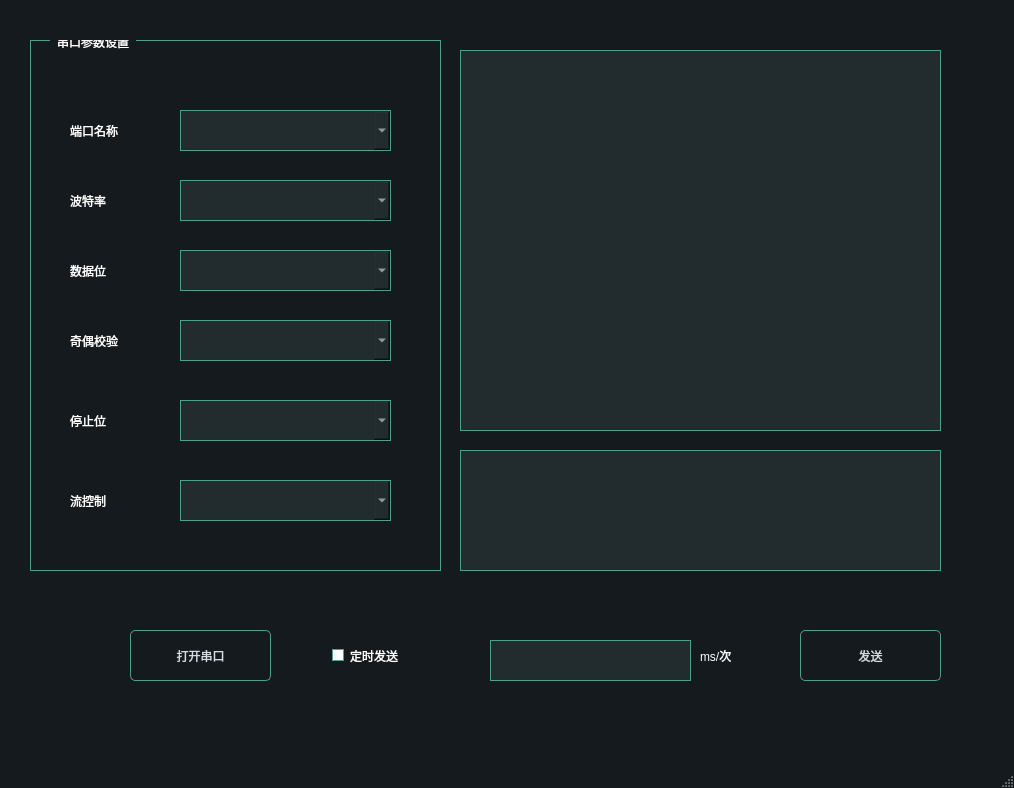
<?xml version="1.0" encoding="UTF-8"?>
<ui version="4.0">
 <class>MainWindow</class>
 <widget class="QMainWindow" name="MainWindow">
  <property name="geometry">
   <rect>
    <x>0</x>
    <y>0</y>
    <width>1014</width>
    <height>788</height>
   </rect>
  </property>
  <property name="windowTitle">
   <string>黄强老师的串口工具</string>
  </property>
  <property name="styleSheet">
   <string notr="true">/*
qss美化 - 黄强老师
*/
QWidget
{  
	font:  16pt &quot;Microsoft YaHei&quot;;
     color:  #ffffff;
}

QLabel {
	
}

QGroupBox {
    border-width: 1px;
	border-style: solid;
	border-color: #4fa08b;   

}

QGroupBox::title {
 
    subcontrol-origin: margin;
    left:20px;
    padding: -10px 5px 0px 5px;
}

QMainWindow {
	background-color:#151a1e;
}
QCalendar {
	background-color: #151a1e;
}
QTextEdit {
	border-width: 1px;
	border-style: solid;
	border-color: #4fa08b;
	background-color: #222b2e;
	color: #d3dae3;
}
QPlainTextEdit {
    font:  10pt &quot;Microsoft YaHei&quot;;
	border-width: 1px;
	border-style: solid;
	border-color: #4fa08b;
	background-color: #222b2e;
	color: #d3dae3;
}
QToolButton {
	border-style: solid;
	border-top-color: qlineargradient(spread:pad, x1:0.5, y1:1, x2:0.5, y2:0, stop:0 rgb(215, 215, 215), stop:1 rgb(222, 222, 222));
	border-right-color: qlineargradient(spread:pad, x1:0, y1:0.5, x2:1, y2:0.5, stop:0 rgb(217, 217, 217), stop:1 rgb(227, 227, 227));
	border-left-color: qlineargradient(spread:pad, x1:0, y1:0.5, x2:1, y2:0.5, stop:0 rgb(227, 227, 227), stop:1 rgb(217, 217, 217));
	border-bottom-color: qlineargradient(spread:pad, x1:0.5, y1:1, x2:0.5, y2:0, stop:0 rgb(215, 215, 215), stop:1 rgb(222, 222, 222));
	border-width: 1px;
	border-radius: 5px;
	color: #d3dae3;
	padding: 2px;
	background-color: rgb(255,255,255);
}
QToolButton:hover{
	border-style: solid;
	border-top-color: qlineargradient(spread:pad, x1:0.5, y1:1, x2:0.5, y2:0, stop:0 rgb(195, 195, 195), stop:1 rgb(222, 222, 222));
	border-right-color: qlineargradient(spread:pad, x1:0, y1:0.5, x2:1, y2:0.5, stop:0 rgb(197, 197, 197), stop:1 rgb(227, 227, 227));
	border-left-color: qlineargradient(spread:pad, x1:0, y1:0.5, x2:1, y2:0.5, stop:0 rgb(227, 227, 227), stop:1 rgb(197, 197, 197));
	border-bottom-color: qlineargradient(spread:pad, x1:0.5, y1:1, x2:0.5, y2:0, stop:0 rgb(195, 195, 195), stop:1 rgb(222, 222, 222));
	border-width: 1px;
	border-radius: 5px;
	color: rgb(0,0,0);
	padding: 2px;
	background-color: rgb(255,255,255);
}
QToolButton:pressed{
	border-style: solid;
	border-top-color: qlineargradient(spread:pad, x1:0.5, y1:1, x2:0.5, y2:0, stop:0 rgb(215, 215, 215), stop:1 rgb(222, 222, 222));
	border-right-color: qlineargradient(spread:pad, x1:0, y1:0.5, x2:1, y2:0.5, stop:0 rgb(217, 217, 217), stop:1 rgb(227, 227, 227));
	border-left-color: qlineargradient(spread:pad, x1:0, y1:0.5, x2:1, y2:0.5, stop:0 rgb(227, 227, 227), stop:1 rgb(217, 217, 217));
	border-bottom-color: qlineargradient(spread:pad, x1:0.5, y1:1, x2:0.5, y2:0, stop:0 rgb(215, 215, 215), stop:1 rgb(222, 222, 222));
	border-width: 1px;
	border-radius: 5px;
	color: rgb(0,0,0);
	padding: 2px;
	background-color: rgb(142,142,142);
}
QPushButton{

    border-width: 1px;
	border-style: solid;
	border-color: #4fa08b; 
 
	border-radius: 5px;
	color: #d3dae3;
	padding: 2px;
	background-color: #151a1e;
}
QPushButton::default{
	border-style: solid;
	border-color: #4fa08b;
	border-width: 1px;
	border-radius: 5px;
	color: #FFFFFF;
	padding: 2px;
	background-color: #151a1e;;
}
QPushButton:hover{
	border-style: solid;
	border-color: #050a0e;
	border-width: 1px;
	border-radius: 5px;
	color: #d3dae3;
	padding: 2px;
	background-color: #1c1f1f;
}
QPushButton:pressed{
	border-style: solid;
	border-color: #050a0e;
	border-width: 1px;
	border-radius: 5px;
	color: #d3dae3;
	padding: 2px;
	background-color: #2c2f2f;
}
QPushButton:disabled{
	border-style: solid;
	border-top-color: qlineargradient(spread:pad, x1:0.5, y1:1, x2:0.5, y2:0, stop:0 rgb(215, 215, 215), stop:1 rgb(222, 222, 222));
	border-right-color: qlineargradient(spread:pad, x1:0, y1:0.5, x2:1, y2:0.5, stop:0 rgb(217, 217, 217), stop:1 rgb(227, 227, 227));
	border-left-color: qlineargradient(spread:pad, x1:0, y1:0.5, x2:1, y2:0.5, stop:0 rgb(227, 227, 227), stop:1 rgb(217, 217, 217));
	border-bottom-color: qlineargradient(spread:pad, x1:0.5, y1:1, x2:0.5, y2:0, stop:0 rgb(215, 215, 215), stop:1 rgb(222, 222, 222));
	border-width: 1px;
	border-radius: 5px;
	color: #808086;
	padding: 2px;
	background-color: rgb(142,142,142);
}
QLineEdit {
	border-width: 1px;
	border-style: solid;
	border-color: #4fa08b;
	background-color: #222b2e;
	color: #d3dae3;
}



QLCDNumber {
	color: #4d9b87;
}
QProgressBar {
	text-align: center;
	color: #d3dae3;
	border-radius: 10px;
	border-color: transparent;
	border-style: solid;
	background-color: #52595d;
}
QProgressBar::chunk {
	background-color: #214037	;
	border-radius: 10px;
}
QMenuBar {
	background-color: #151a1e;
}
QMenuBar::item {
	color: #d3dae3;
  	spacing: 3px;
  	padding: 1px 4px;
	background-color: #151a1e;
}

QMenuBar::item:selected {
  	background-color: #252a2e;
	color: #FFFFFF;
}
QMenu {
	background-color: #151a1e;
}
QMenu::item:selected {
	background-color: #252a2e;
	color: #FFFFFF;
}
QMenu::item {
	color: #d3dae3;
	background-color: #151a1e;
}
QTabWidget {
	color:rgb(0,0,0);
	background-color:#000000;
}
QTabWidget::pane {
		border-color: #050a0e;
		background-color: #1e282c;
		border-style: solid;
		border-width: 1px;
    	border-bottom-left-radius: 4px;
		border-bottom-right-radius: 4px;
}
QTabBar::tab:first {
	border-style: solid;
	border-left-width:1px;
	border-right-width:0px;
	border-top-width:1px;
	border-bottom-width:0px;
	border-top-color: #050a0e;
	border-left-color: #050a0e;
	border-bottom-color: #050a0e;
	border-top-left-radius: 4px;
	color: #d3dae3;
	padding: 3px;
	margin-left:0px;
	background-color: #151a1e;
}
QTabBar::tab:last {
	border-style: solid;
	border-top-width:1px;
	border-left-width:1px;
	border-right-width:1px;
	border-bottom-width:0px;
	border-color: #050a0e;
	border-top-right-radius: 4px;
	color: #d3dae3;
	padding: 3px;
	margin-left:0px;
	background-color: #151a1e;
}
QTabBar::tab {
	border-style: solid;
	border-top-width:1px;
	border-bottom-width:0px;
	border-left-width:1px;
	border-top-color: #050a0e;
	border-left-color: #050a0e;
	border-bottom-color: #050a0e;
	color: #d3dae3;
	padding: 3px;
	margin-left:0px;
	background-color: #151a1e;
}
QTabBar::tab:selected, QTabBar::tab:last:selected, QTabBar::tab:hover {
  	border-style: solid;
  	border-left-width:1px;
	border-bottom-width:0px;
	border-right-color: transparent;
	border-top-color: #050a0e;
	border-left-color: #050a0e;
	border-bottom-color: #050a0e;
	color: #FFFFFF;
	padding: 3px;
	margin-left:0px;
	background-color: #1e282c;
}

QTabBar::tab:selected, QTabBar::tab:first:selected, QTabBar::tab:hover {
  	border-style: solid;
  	border-left-width:1px;
  	border-bottom-width:0px;
  	border-top-width:1px;
	border-right-color: transparent;
	border-top-color: #050a0e;
	border-left-color: #050a0e;
	border-bottom-color: #050a0e;
	color: #FFFFFF;
	padding: 3px;
	margin-left:0px;
	background-color: #1e282c;
}

QCheckBox { 
	padding: 2px;
}
QCheckBox:disabled {
	color: #808086;
	padding: 2px;
}

QCheckBox:hover {
	border-radius:4px;
	border-style:solid;
	padding-left: 1px;
	padding-right: 1px;
	padding-bottom: 1px;
	padding-top: 1px;
	border-width:1px;
	border-color: transparent;
}
QCheckBox::indicator:checked {

	height: 10px;
	width: 10px;
	border-style:solid;
	border-width: 1px;
	border-color: #4fa08b; 
	background-color:  #4fa08b;
}
QCheckBox::indicator:unchecked {

	height: 10px;
	width: 10px;
	border-style:solid;
	border-width: 1px;
	border-color: #4fa08b;
	background-color:  #FFFFFF;
}
QRadioButton {
	color: #d3dae3;
	padding: 1px;
}
QRadioButton::indicator:checked {
	height: 10px;
	width: 10px;
	border-style:solid;
	border-radius:5px;
	border-width: 1px;
	border-color: #4fa08b;
	color: #a9b7c6;
	background-color: qradialgradient(cx:0.5, cy:0.5, radius:0.4,fx:0.5, fy:0.5, stop:0 #4fa08b, stop:1 #1e282c);
}
QRadioButton::indicator:!checked {
	height: 10px;
	width: 10px;
	border-style:solid;
	border-radius:5px;
	border-width: 1px;
	border-color: #4fa08b;
	color: #a9b7c6;
	background-color: transparent;
}
QStatusBar {
	color:#027f7f;
}
QSpinBox {
	color: #d3dae3;
	background-color: #222b2e;
	border-width: 1px;
	border-style: solid;
	border-color: #4fa08b;
}
QDoubleSpinBox {
	color: #d3dae3;
	background-color: #222b2e;
	border-width: 1px;
	border-style: solid;
	border-color: #4fa08b;
}
QTimeEdit {
	color: #d3dae3;
	background-color: #222b2e;
	border-width: 1px;
	border-style: solid;
	border-color: #4fa08b;
}
QDateTimeEdit {
	color: #d3dae3;
	background-color: #222b2e;
	border-width: 1px;
	border-style: solid;
	border-color: #4fa08b;
}
QDateEdit {
	color: #d3dae3;
	background-color: #222b2e;
	border-width: 1px;
	border-style: solid;
	border-color: #4fa08b;
}
QFontComboBox {
	color: #d3dae3;
	background-color: #222b2e;
	border-width: 1px;
	border-style: solid;
	border-color: #4fa08b;
}
QComboBox {
	color: #d3dae3;
	background-color: #222b2e;
	border-width: 1px;
	border-style: solid;
	border-color: #4fa08b;
}
/* 下拉后，整个下拉窗体样式 */
QComboBox QAbstractItemView {
    outline: 0px solid gray;   /* 选定项的虚框 */
    border: 1px solid  #4fa08b;   /* 整个下拉窗体的边框 */ 
    background-color: #222b2e; /* 整个下拉窗体的背景色 */
    selection-background-color: #4fa08b;   /* 整个下拉窗体被选中项的背景色 */
}
QComboBox:disabled
{ 
background-color: gray; /* 整个下拉窗体的背景色 */
}

QDial {
	background: #16a085;
}

QToolBox {
	color: #a9b7c6;
	background-color: #222b2e;
}
QToolBox::tab {
	color: #a9b7c6;
	background-color:#222b2e;
}
QToolBox::tab:selected {
	color: #FFFFFF;
	background-color:#222b2e;
}
QScrollArea {
	color: #FFFFFF;
	background-color:#222b2e;
}
QSlider::groove:horizontal {
	height: 5px;
	background-color: #52595d;
}
QSlider::groove:vertical {
	width: 5px;
	background-color: #52595d;
}
QSlider::handle:horizontal {
	background: #1a2224;
	border-style: solid;
	border-width: 1px;
	border-color: rgb(207,207,207);
	width: 12px;
	margin: -5px 0;
	border-radius: 7px;
}
QSlider::handle:vertical {
	background: #1a2224;
	border-style: solid;
	border-width: 1px;
	border-color: rgb(207,207,207);
	height: 12px;
	margin: 0 -5px;
	border-radius: 7px;
}
QSlider::add-page:horizontal {
    background: #52595d;
}
QSlider::add-page:vertical {
    background: #52595d;
}
QSlider::sub-page:horizontal {
    background-color: #15433a;
}
QSlider::sub-page:vertical {
    background-color: #15433a;
}
QScrollBar:horizontal {
	max-height: 10px;
	border: 1px transparent grey;
	margin: 0px 20px 0px 20px;
	background: transparent;
}
QScrollBar:vertical {
	max-width: 10px;
	border: 1px transparent grey;
	margin: 20px 0px 20px 0px;
	background: transparent;
}
QScrollBar::handle:horizontal {
	background: #52595d;
	border-style: transparent;
	border-radius: 4px;
	min-width: 25px;
}
QScrollBar::handle:horizontal:hover {
	background: #58a492;
	border-style: transparent;
	border-radius: 4px;
	min-width: 25px;
}
QScrollBar::handle:vertical {
	background: #52595d;
	border-style: transparent;
	border-radius: 4px;
	min-height: 25px;
}
QScrollBar::handle:vertical:hover {
	background: #58a492;
	border-style: transparent;
	border-radius: 4px;
	min-height: 25px;
}
QScrollBar::add-line:horizontal {
   border: 2px transparent grey;
   border-top-right-radius: 4px;
   border-bottom-right-radius: 4px;
   background: #15433a;
   width: 20px;
   subcontrol-position: right;
   subcontrol-origin: margin;
}
QScrollBar::add-line:horizontal:pressed {
   border: 2px transparent grey;
   border-top-right-radius: 4px;
   border-bottom-right-radius: 4px;
   background: rgb(181,181,181);
   width: 20px;
   subcontrol-position: right;
   subcontrol-origin: margin;
}
QScrollBar::add-line:vertical {
   border: 2px transparent grey;
   border-bottom-left-radius: 4px;
   border-bottom-right-radius: 4px;
   background: #15433a;
   height: 20px;
   subcontrol-position: bottom;
   subcontrol-origin: margin;
}
QScrollBar::add-line:vertical:pressed {
   border: 2px transparent grey;
   border-bottom-left-radius: 4px;
   border-bottom-right-radius: 4px;
   background: rgb(181,181,181);
   height: 20px;
   subcontrol-position: bottom;
   subcontrol-origin: margin;
}
QScrollBar::sub-line:horizontal {
   border: 2px transparent grey;
   border-top-left-radius: 4px;
   border-bottom-left-radius: 4px;
   background: #15433a;
   width: 20px;
   subcontrol-position: left;
   subcontrol-origin: margin;
}
QScrollBar::sub-line:horizontal:pressed {
   border: 2px transparent grey;
   border-top-left-radius: 4px;
   border-bottom-left-radius: 4px;
   background: rgb(181,181,181);
   width: 20px;
   subcontrol-position: left;
   subcontrol-origin: margin;
}
QScrollBar::sub-line:vertical {
   border: 2px transparent grey;
   border-top-left-radius: 4px;
   border-top-right-radius: 4px;
   background: #15433a;
   height: 20px;
   subcontrol-position: top;
   subcontrol-origin: margin;
}
QScrollBar::sub-line:vertical:pressed {
   border: 2px transparent grey;
   border-top-left-radius: 4px;
   border-top-right-radius: 4px;
   background: rgb(181,181,181);
   height: 20px;
   subcontrol-position: top;
   subcontrol-origin: margin;
}

QScrollBar::add-page:horizontal, QScrollBar::sub-page:horizontal {
   background: none;
}
QScrollBar::add-page:vertical, QScrollBar::sub-page:vertical {
   background: none;
}</string>
  </property>
  <widget class="QWidget" name="centralwidget">
   <widget class="QGroupBox" name="groupBox">
    <property name="geometry">
     <rect>
      <x>30</x>
      <y>40</y>
      <width>411</width>
      <height>531</height>
     </rect>
    </property>
    <property name="title">
     <string>串口参数设置</string>
    </property>
    <widget class="QLabel" name="label">
     <property name="geometry">
      <rect>
       <x>40</x>
       <y>70</y>
       <width>111</width>
       <height>41</height>
      </rect>
     </property>
     <property name="text">
      <string>端口名称</string>
     </property>
    </widget>
    <widget class="QComboBox" name="portName">
     <property name="geometry">
      <rect>
       <x>150</x>
       <y>70</y>
       <width>211</width>
       <height>41</height>
      </rect>
     </property>
    </widget>
    <widget class="QComboBox" name="baudRate">
     <property name="geometry">
      <rect>
       <x>150</x>
       <y>140</y>
       <width>211</width>
       <height>41</height>
      </rect>
     </property>
    </widget>
    <widget class="QLabel" name="label_2">
     <property name="geometry">
      <rect>
       <x>40</x>
       <y>140</y>
       <width>111</width>
       <height>41</height>
      </rect>
     </property>
     <property name="text">
      <string>波特率</string>
     </property>
    </widget>
    <widget class="QComboBox" name="dataBits">
     <property name="geometry">
      <rect>
       <x>150</x>
       <y>210</y>
       <width>211</width>
       <height>41</height>
      </rect>
     </property>
    </widget>
    <widget class="QLabel" name="label_3">
     <property name="geometry">
      <rect>
       <x>40</x>
       <y>210</y>
       <width>111</width>
       <height>41</height>
      </rect>
     </property>
     <property name="text">
      <string>数据位</string>
     </property>
    </widget>
    <widget class="QComboBox" name="parity">
     <property name="geometry">
      <rect>
       <x>150</x>
       <y>280</y>
       <width>211</width>
       <height>41</height>
      </rect>
     </property>
    </widget>
    <widget class="QLabel" name="label_4">
     <property name="geometry">
      <rect>
       <x>40</x>
       <y>280</y>
       <width>111</width>
       <height>41</height>
      </rect>
     </property>
     <property name="text">
      <string>奇偶校验</string>
     </property>
    </widget>
    <widget class="QComboBox" name="stopBits">
     <property name="geometry">
      <rect>
       <x>150</x>
       <y>360</y>
       <width>211</width>
       <height>41</height>
      </rect>
     </property>
    </widget>
    <widget class="QLabel" name="label_5">
     <property name="geometry">
      <rect>
       <x>40</x>
       <y>360</y>
       <width>111</width>
       <height>41</height>
      </rect>
     </property>
     <property name="text">
      <string>停止位</string>
     </property>
    </widget>
    <widget class="QComboBox" name="flowControl">
     <property name="geometry">
      <rect>
       <x>150</x>
       <y>440</y>
       <width>211</width>
       <height>41</height>
      </rect>
     </property>
    </widget>
    <widget class="QLabel" name="label_6">
     <property name="geometry">
      <rect>
       <x>40</x>
       <y>440</y>
       <width>111</width>
       <height>41</height>
      </rect>
     </property>
     <property name="text">
      <string>流控制</string>
     </property>
    </widget>
   </widget>
   <widget class="QPlainTextEdit" name="recvTextEdit">
    <property name="geometry">
     <rect>
      <x>460</x>
      <y>50</y>
      <width>481</width>
      <height>381</height>
     </rect>
    </property>
   </widget>
   <widget class="QPlainTextEdit" name="sendTextEdit">
    <property name="geometry">
     <rect>
      <x>460</x>
      <y>450</y>
      <width>481</width>
      <height>121</height>
     </rect>
    </property>
   </widget>
   <widget class="QPushButton" name="openButton">
    <property name="geometry">
     <rect>
      <x>130</x>
      <y>630</y>
      <width>141</width>
      <height>51</height>
     </rect>
    </property>
    <property name="text">
     <string>打开串口</string>
    </property>
   </widget>
   <widget class="QPushButton" name="sendButton">
    <property name="geometry">
     <rect>
      <x>800</x>
      <y>630</y>
      <width>141</width>
      <height>51</height>
     </rect>
    </property>
    <property name="text">
     <string>发送</string>
    </property>
   </widget>
   <widget class="QCheckBox" name="checkBox">
    <property name="geometry">
     <rect>
      <x>330</x>
      <y>630</y>
      <width>181</width>
      <height>51</height>
     </rect>
    </property>
    <property name="text">
     <string>定时发送</string>
    </property>
   </widget>
   <widget class="QLineEdit" name="timelineEdit">
    <property name="geometry">
     <rect>
      <x>490</x>
      <y>640</y>
      <width>201</width>
      <height>41</height>
     </rect>
    </property>
   </widget>
   <widget class="QLabel" name="label_7">
    <property name="geometry">
     <rect>
      <x>700</x>
      <y>630</y>
      <width>91</width>
      <height>51</height>
     </rect>
    </property>
    <property name="text">
     <string>ms/次</string>
    </property>
   </widget>
  </widget>
  <widget class="QMenuBar" name="menubar">
   <property name="geometry">
    <rect>
     <x>0</x>
     <y>0</y>
     <width>1014</width>
     <height>38</height>
    </rect>
   </property>
  </widget>
  <widget class="QStatusBar" name="statusbar"/>
 </widget>
 <resources/>
 <connections/>
</ui>
